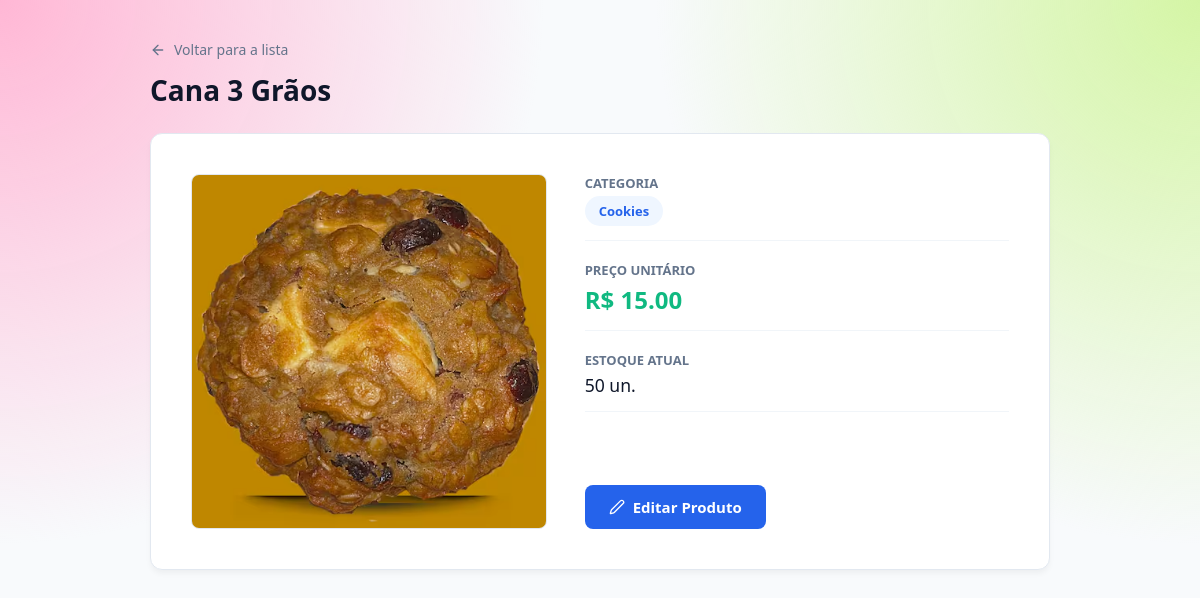
Page /produtos/2 (signed in) on the committed database.
### app/models/produtos.py (models this page shows, shortened)
class Produto(Base):
    __tablename__ = "produtos"
    id = Column(Integer, primary_key=True, index=True)
    nome = Column(String(200), unique=True, index=True)
    preco = Column(Float)
    estoque_atual = Column(Integer, nullable=False, default=0)
    possui_variacoes_tamanho = Column(Boolean, nullable=False, default=False, server_default="false")
    ativo = Column(Boolean, default=True)
    imagem_path = Column(String(255), nullable=True)
    categoria_id = Column(Integer, ForeignKey("categorias.id", ondelete="SET NULL"), nullable=True)
    categoria = relationship("Categoria", back_populates="produtos")
    estoques_tamanho = relationship(
        "EstoqueTamanho", back_populates="produto", cascade="all, delete-orphan"
    )
    estoques_variacoes = relationship(
        "EstoqueVariacao", back_populates="produto", cascade="all, delete-orphan"
    )

### app/models/categoria.py (models this page shows)
class Categoria(Base):
    __tablename__ = "categorias"
    id = Column(Integer, primary_key=True, index=True)
    nome = Column(String(100), unique=True, index=True, nullable=False)
    ativo = Column(Boolean, default=True)
    descricao = Column(String(255), nullable=True)
    produtos = relationship("Produto", back_populates="categoria", lazy="select")

### app/controllers/produto_controller.py (the view)
@router.get("/{produto_id}")
def detalhe_produto(
    produto_id: int,
    request: Request,
    db: Session = Depends(get_db),
    usuario = Depends(get_usuario_logado)
):
    produto = db.query(Produto).filter(
        Produto.id == produto_id,
        Produto.ativo == True
    ).first()
    if not produto:
        return RedirectResponse(url="/produtos", status_code=302)
    return templates.TemplateResponse(
        request,
        "produtos/detalhe.html",
        {"request": request, "usuario": usuario, "produto": produto}
    )

### app/templates/produtos/detalhe.html (shortened to what this page needs)
<!DOCTYPE html>
<html lang="pt-br">
<head>
    <link rel="stylesheet" href="{{ url_for('static', path='css/detalhe.css') }}">
    <link rel="stylesheet" href="/static/css/responsive.css?v=1">
    <link rel="stylesheet" href="/static/css/theme-accents.css?v=global-theme-3">
</head>
<body>
    <main class="main-content">
        <div class="page-header">
            <a href="/produtos" class="btn-back">
                <i data-lucide="arrow-left" style="width: 16px;"></i> Voltar para a lista
            </a>
            <h1>{{ produto.nome }}</h1>
        </div>
        <div class="product-container">
            <div class="image-wrapper">
                {% if produto.imagem_url %}
                    <img src="{{ produto.imagem_url }}" alt="{{ produto.nome }}" class="product-img"
                         onerror="this.onerror=null; this.src='/static/img/produto_padrao.png';">
                {% else %}
                    <div class="no-image">
                        <i data-lucide="image-off" style="width: 40px; height: 40px;"></i>
                        <span>Sem imagem disponível</span>
                    </div>
                {% endif %}
            </div>
            <div class="product-info">
                <div class="info-grid">
                    <div class="info-row">
                        <span class="info-label">Categoria</span>
                        <span class="info-value">
                            {% if produto.categoria %}
                                <span class="category-badge">{{ produto.categoria.nome }}</span>
                            {% else %}\n                                <span style="color: #64748b;">—</span>
                            {% endif %}
                        </span>
                    </div>
                    <div class="info-row">
                        <span class="info-label">{{ 'Maior preço' if produto.possui_variacoes_tamanho else 'Preço unitário' }}</span>
                        <span class="info-value price-highlight">R$ {{ "%.2f"|format(produto.preco_exibicao) }}</span>
                    </div>
                    <div class="info-row">
                        <span class="info-label">Estoque Atual</span>
                        <span class="info-value" style="font-size: 1.1rem;">{{ produto.estoque_atual }} un.</span>
                    </div>
                </div>
                {% if admin or usuario.role == 'admin' %}
                <div class="admin-actions">
                    <a href="/produtos/{{ produto.id }}/editar" class="btn-edit">
                        <i data-lucide="edit-2" style="width: 16px;"></i>
                        Editar Produto
                    </a>
                </div>
                {% endif %}
            </div>
        </div>
    </main>
</body>
</html>

### app/static/css/detalhe.css (style rules this page uses)
:root { --bg-main: #f8fafc; --text-main: #0f172a; --text-muted: #64748b; --border-color: #e2e8f0; --primary: #2563eb; --primary-hover: #1d4ed8; --success-bg: #d1fae5; --success-text: #065f46; }
body { background-color: var(--bg-main); font-family: 'Segoe UI', Tahoma, Geneva, Verdana, sans-serif; color: var(--text-main); margin: 0; padding: 0; }
.main-content { max-width: 900px; margin: 40px auto; padding: 0 20px; }
.page-header { margin-bottom: 24px; }
.page-header h1 { font-size: 28px; font-weight: 700; margin: 8px 0 0 0; }
.btn-back { display: inline-flex; align-items: center; gap: 8px; color: var(--text-muted); text-decoration: none; font-size: 14px; font-weight: 500; transition: color 0.2s; }
.product-container { display: grid; grid-template-columns: 1fr 1.2fr; gap: 40px; background: white; border-radius: 12px; border: 1px solid var(--border-color); padding: 40px; box-shadow: 0 4px 6px -1px rgba(0, 0, 0, 0.05); }
.image-wrapper { width: 100%; aspect-ratio: 1 / 1; border-radius: 8px; overflow: hidden; background-color: #f8fafc; border: 1px solid var(--border-color); display: flex; align-items: center; justify-content: center; }
.product-img { width: 100%; height: 100%; object-fit: cover; }
.product-info { display: flex; flex-direction: column; justify-content: space-between; }
.info-grid { display: flex; flex-direction: column; gap: 20px; }
.info-row { display: flex; flex-direction: column; gap: 4px; border-bottom: 1px solid #f1f5f9; padding-bottom: 14px; }
.info-label { font-size: 13px; font-weight: 600; text-transform: uppercase; color: var(--text-muted); }
.info-value { font-size: 16px; font-weight: 500; }
.price-highlight { font-size: 24px; font-weight: 700; color: #10b981; }
.category-badge { background-color: #eff6ff; color: var(--primary); padding: 6px 14px; border-radius: 20px; font-size: 13px; font-weight: 600; display: inline-block; }
.admin-actions { margin-top: 32px; }
.btn-edit { background-color: var(--primary); color: white; text-decoration: none; padding: 12px 24px; border-radius: 8px; font-weight: 600; font-size: 15px; display: inline-flex; align-items: center; gap: 8px; transition: background-color 0.2s; }

### app/static/css/responsive.css (style rules this page uses)
html { -webkit-text-size-adjust: 100%; }
img, svg, video, canvas { max-width: 100%; height: auto; }

### app/static/css/theme-accents.css (style rules this page uses)
body::before { content: ""; position: fixed; inset: 0; z-index: -1; pointer-events: none; background-image: radial-gradient(circle at 0 0, #ffb7d5 0, transparent 34rem), radial-gradient(circle at 100% 0, #d4f5a5 0, transparent 34rem); }

### rows in the picture
Produto: nome "Cana 3 Grãos", imagem_url (picture), possui_variacoes_tamanho "PREÇO UNITÁRIO", preco_exibicao "15.00", estoque_atual "50"
Categoria: categoria.nome "Cookies"
